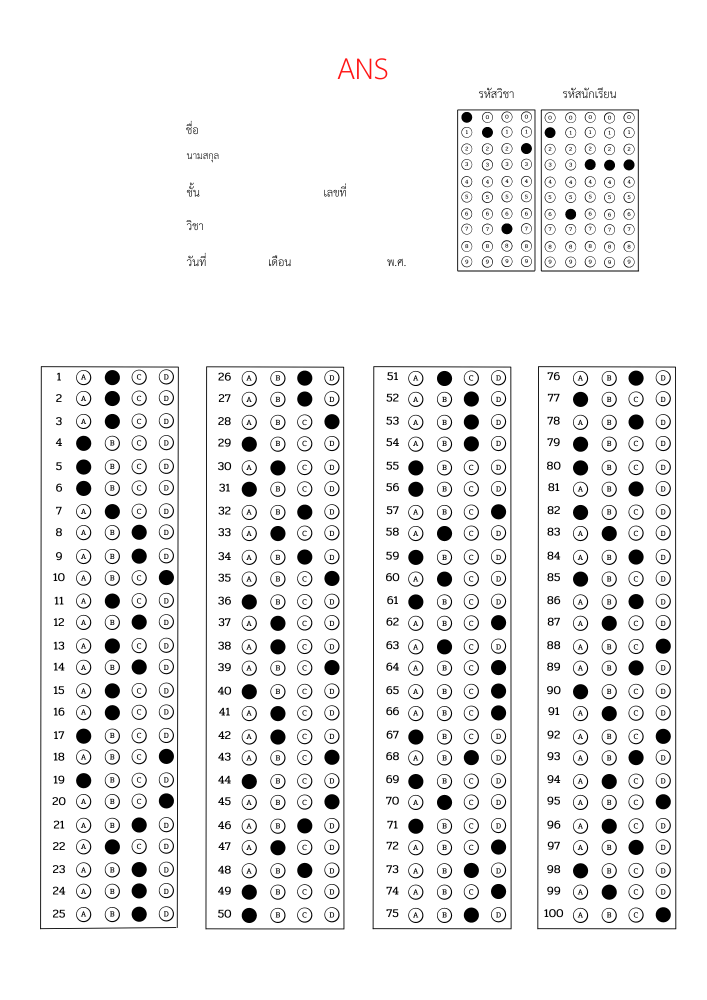
#> input picture Image_Folder/Ans_100marks.png, 1414 x 2000 px, found by its file name (shown at 1/2 size); its folder holds only this picture in this run
$ python OMR_Answer_Maker_Final.py   (older library calls are emulated)
#> lines starting #> are read from the running program, lines starting #| are printed output that depends on the picture; after the words box and inside, x2 and y2 are one past the last pixel; in counts of white or black regions, pixels touching at a corner belong together
#Library
import cv2
import numpy as np
from imutils import perspective
from imutils import contours
import imutils
import os

#Variables
FOLDER = r'C:\Users\pam-s\Desktop\NSHPAM\work\OMR 50k\Image_Folder'

#Spilt Image Function
def SplitBox(img,choices,questions,vertical):
    h = img.shape[0]
    w = img.shape[1]
    if h%questions != 0:
        num = round(h/questions)
        h = num*questions
    if w%choices != 0:
        num = round(w/choices)
        w = num*choices
    img = cv2.resize(img,(w,h))
    boxes = []

    #Vertical check
    if vertical == True:
        cols = np.hsplit(img,choices)
        for col in cols:
            rows = np.vsplit(col,questions)
            for choice_box in rows:
                boxes.append(choice_box)

    #Horizontal check
    else:
        rows = np.vsplit(img,questions)
        for r in rows:
            cols = np.hsplit(r,choices)
            for choice_box in cols:
                boxes.append(choice_box)
    return boxes

#Image in folder
for imgs in os.listdir(FOLDER):
    image = cv2.imread(os.path.join(FOLDER,imgs))
#> image is the input picture: shape (2000, 1414, 3); mean B, G, R 238.4, 238.4, 238.5

    gray = cv2.cvtColor(image, cv2.COLOR_BGR2GRAY)
    blur = cv2.GaussianBlur(gray, (7, 7), 0)

    edged = cv2.Canny(blur, 50, 100)
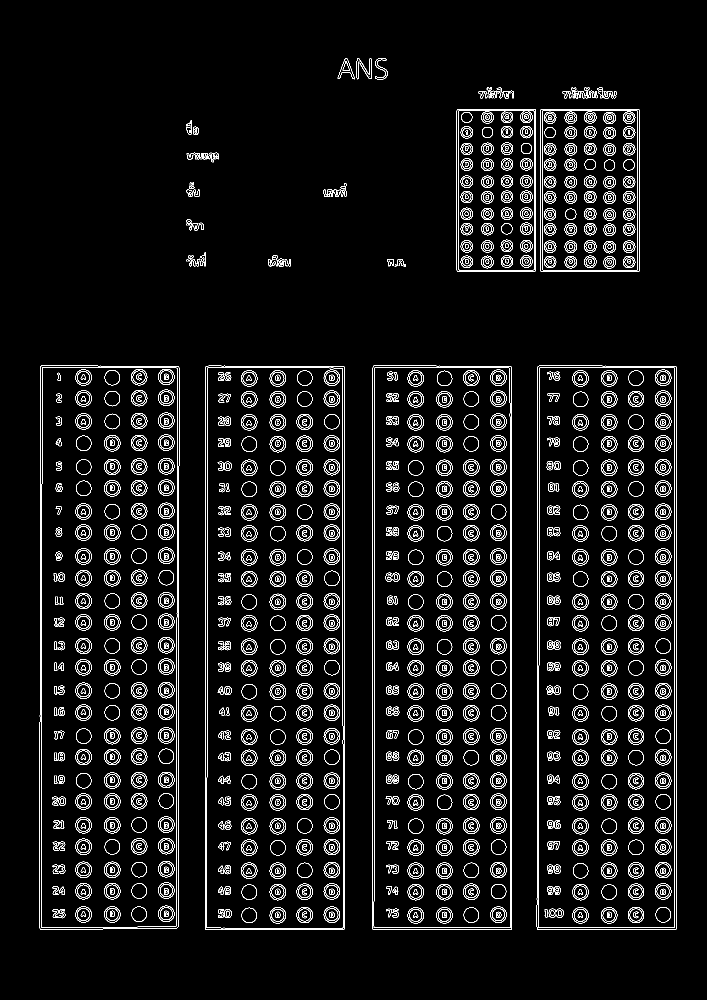
#> edged: shape (2000, 1414) (shown at 1/2 size); 5.2% white in thin lines or dots, all inside (x1, y1, x2, y2) = (79, 116, 1354, 1860)
    edged = cv2.dilate(edged, None, iterations=1) #has to be binary image(black and white only)
#> edged: shape (2000, 1414); 15.9% white; 781 white regions, largest, box (x1, y1, x2, y2) and area: (78, 730, 360, 1861) 18045, (409, 730, 691, 1861) 17452, (743, 730, 1025, 1861) 16800
    edged = cv2.erode(edged, None, iterations=1)
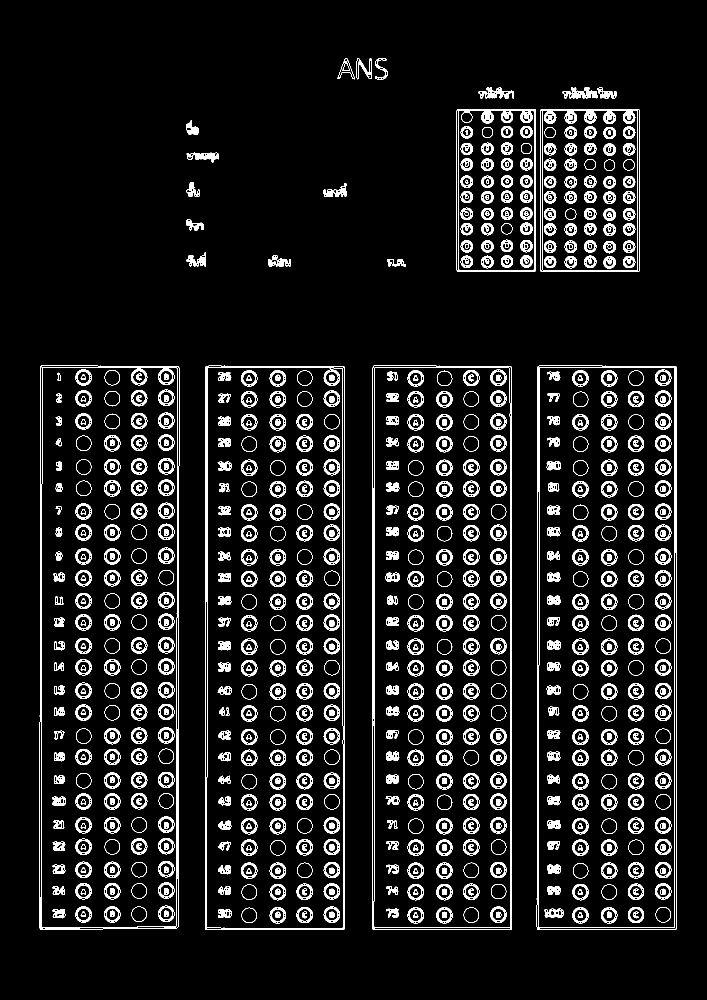
#> edged: shape (2000, 1414) (shown at 1/2 size); 8.8% white; 925 white regions

    #Contours
    cnts = cv2.findContours(edged.copy(), cv2.RETR_EXTERNAL,cv2.CHAIN_APPROX_SIMPLE)
#> cnts = 20 contours; largest, box (x1, y1, x2, y2) and area: (410, 731, 690, 1860) 313984, (1073, 731, 1354, 1860) 313974, (744, 731, 1024, 1860) 313830, (79, 731, 359, 1860) 312048, (1080, 218, 1279, 544) 64341
    cnts = imutils.grab_contours(cnts)#เอามาเฉพาะcnts
    cnts = contours.sort_contours(cnts)[0]#ถ้าไม่ใส่จะเรียงจากหลังมาหน้า

    save_index = 0
    total = 0
    draw_img = image.copy()
    area = []

    #Filters
    for c in cnts:
        if cv2.contourArea(c) < 1500:
                continue
        area.append(cv2.contourArea(c))
#> this loop made 20 passes
#> after the loop, area = [312047.5, 313983.5, 313829.5, 51341.5, 313973.5, 64341]
    area.sort(reverse=True)
    address = {'SID':'','SUBID':''}

    for c in cnts:

        #Filters
        if cv2.contourArea(c) not in area:
            continue

        #Find corner points
        orig = image.copy()

        box = cv2.minAreaRect(c)    #Fit object with rectangle
        box = cv2.cv.BoxPoints(box) if imutils.is_cv2() else cv2.boxPoints(box)
        box = np.array(box, dtype="int")

        box = perspective.order_points(box)

        (tl, tr, br, bl) = box
        pt1 = list(tl)
        pt2 = list(tr)
        pt3 = list(bl)#topleft topright
        pt4 = list(br)
        corner = [pt1,pt2,pt3,pt4]

        #Perspective
        picture1 = np.float32(corner)
        height,width = orig.shape[0],orig.shape[1]
        picture2 = np.float32([[0,0] , [width,0] , [0,height] , [width,height]])
        matrix = cv2.getPerspectiveTransform(picture1,picture2)
        output = cv2.warpPerspective(orig,matrix,(width,height))

        gray_output = cv2.cvtColor(output, cv2.COLOR_BGR2GRAY)

        thres_img = cv2.threshold(gray_output,170,255,cv2.THRESH_BINARY_INV)[1]

        #Bubble Column
        if cv2.contourArea(c) in area[:-2]:
            questions = 25
            choices = 5

            #Split images
            boxes = SplitBox(thres_img,choices,questions,False)

            countR = 0
            countC = 0
            myPixelVal = np.zeros((questions,choices))

            #Count white pixel
            for img in boxes:
                totalPixels = cv2.countNonZero(img)
                myPixelVal[countR][countC] = totalPixels
                countC+=1
                if (countC==choices):countC=0;countR+=1

            #Find max white pixel
            myIndex = []
            for pixel_list in myPixelVal:
                currentlist = list(pixel_list)
                margin = 0.75*np.max(myPixelVal)
                anscount = sum([1 if i>margin else 0 for i in currentlist])
                if anscount != 1:
                        myIndex.append('f')
                else:
                    myIndex.append(currentlist.index(max(currentlist)))
            print(myIndex)

        #Address Column
        elif cv2.contourArea(c) not in area[:-2]:
            #SID
            if cv2.contourArea(c) == area[-2]:
                questions = 10
                choices = 5
            #Subject ID
            elif cv2.contourArea(c) == area[-1]:
                questions = 10
                choices = 4

            #Split images
            boxes = SplitBox(thres_img,choices,questions,True)

            #Count white pixel
            countR = 0
            countC = 0
            myPixelVal = np.zeros((choices,questions))
            for img in boxes:
                totalPixels = cv2.countNonZero(img)
                myPixelVal[countC][countR] = totalPixels
                countR+=1
                if (countR==questions):countR=0;countC+=1

            #Answer Checking
            myIndex = []
            for pixel_list in myPixelVal:
                currentlist = list(pixel_list)
                margin = 0.7*np.max(myPixelVal)
                anscount = sum([1 if i>margin else 0 for i in currentlist])
                if anscount != 1:
                        myIndex.append('f')
                else:
                    myIndex.append(currentlist.index(max(currentlist)))
            #print(myIndex)

            #Append Address
            for num in range(len(myIndex)):
                if len(myIndex) == 4:
                    address['SID']+=str(myIndex[num])
                elif len(myIndex) == 5:
                    address['SUBID']+=str(myIndex[num])
        if len(myIndex) == 25:
            ans = myIndex
            print(ans)
#> this loop made 20 passes
#> (picture1, questions, choices) on passes 1, 7, 12, 15, 17, 18: ([[80, 730], [358, 731], [78, 1858], [356, 1859]], 25, 5), ([[410, 731], [689, 731], [410, 1859], [689, 1859]], 25, 5), ([[743, 730], [1022, 730], [743, 1858], [1022, 1858]], 25, 5), ([[913, 218], [1071, 218], [913, 543], [1071, 543]], 10, 4), ([[1073, 731], [1353, 731], [1073, 1859], [1353, 1859]], 25, 5), ([[1080, 218], [1278, 218], [1080, 543], [1278, 543]], 10, 5)
#> (printed output is left out)
#> pass 1, in SplitBox, `img = cv2.resize(img,(w,h))`:
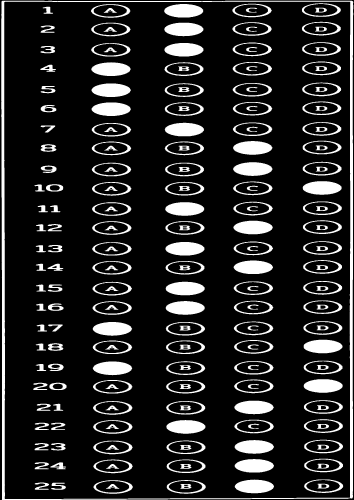
#> img: shape (2000, 1415) (shown at 1/4 size); min 0, max 255, mean 38.3
#> after the loop:
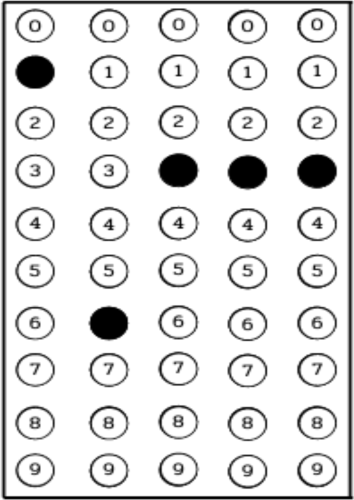
#> gray_output: shape (2000, 1414) (shown at 1/4 size); min 0, max 255, mean 223.6
#> after the loop:
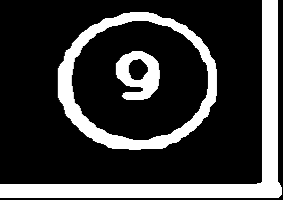
#> img: shape (200, 283); min 0, max 255, mean 58.3
#> after the loop:
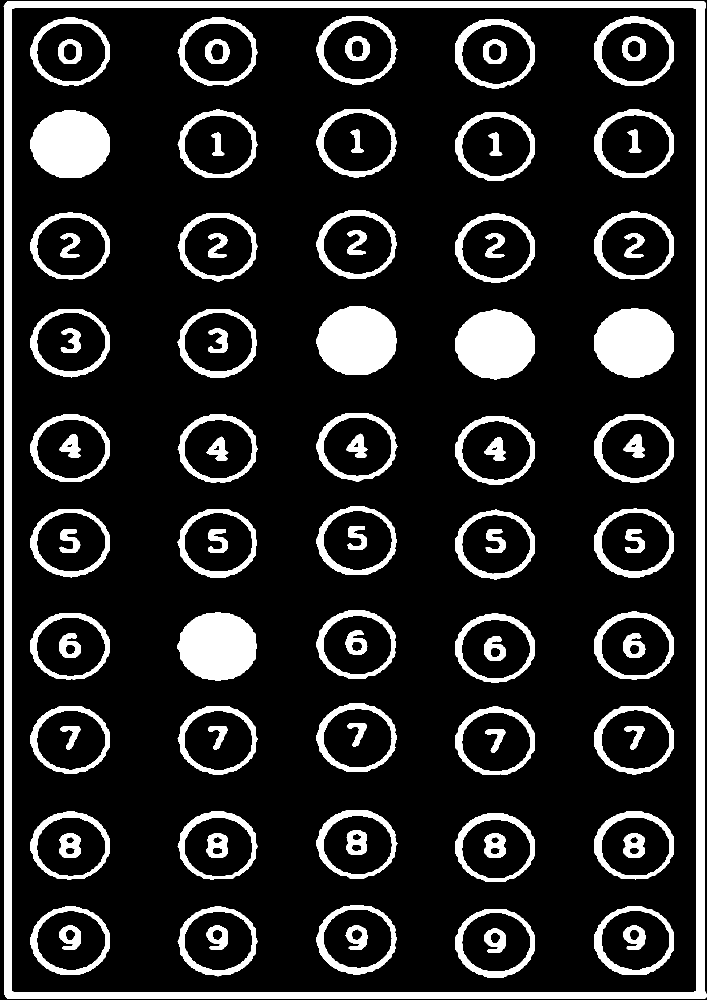
#> thres_img: shape (2000, 1414) (shown at 1/2 size); 15.6% white; 96 white regions, largest, box (x1, y1, x2, y2) and area: (7, 3, 1413, 1998) 100852, (1189, 617, 1348, 755) 17335, (633, 612, 794, 750) 17273
#> after the loop, address = {'SID': '0172', 'SUBID': '16333'}

    #Saving
    save_index+=1
    print(address)
#| {'SID': '0172', 'SUBID': '16333'}
    student_name = imgs[:imgs.find('.')]
    print(student_name)

print('finish')

$ run again, on Image_Folder/Ans_50marks.png
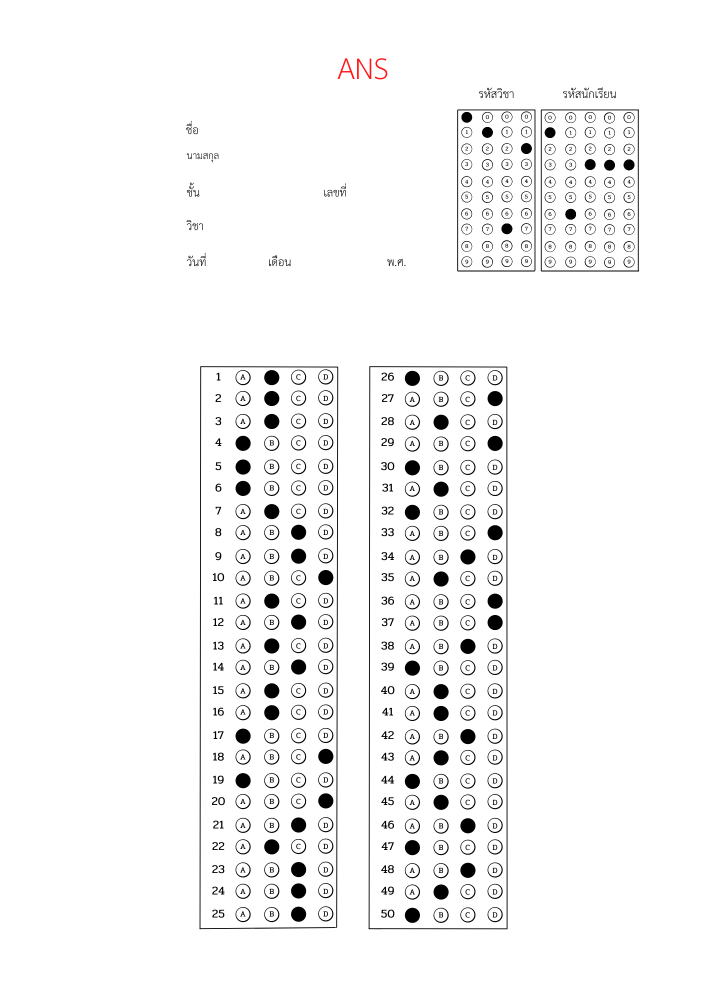
#> input picture Image_Folder/Ans_50marks.png, 1414 x 2000 px, found by its file name (shown at 1/2 size)
#> image is the input picture: shape (2000, 1414, 3); mean B, G, R 246, 246, 246.1
#> `edged = cv2.Canny(blur, 50, 100)`:
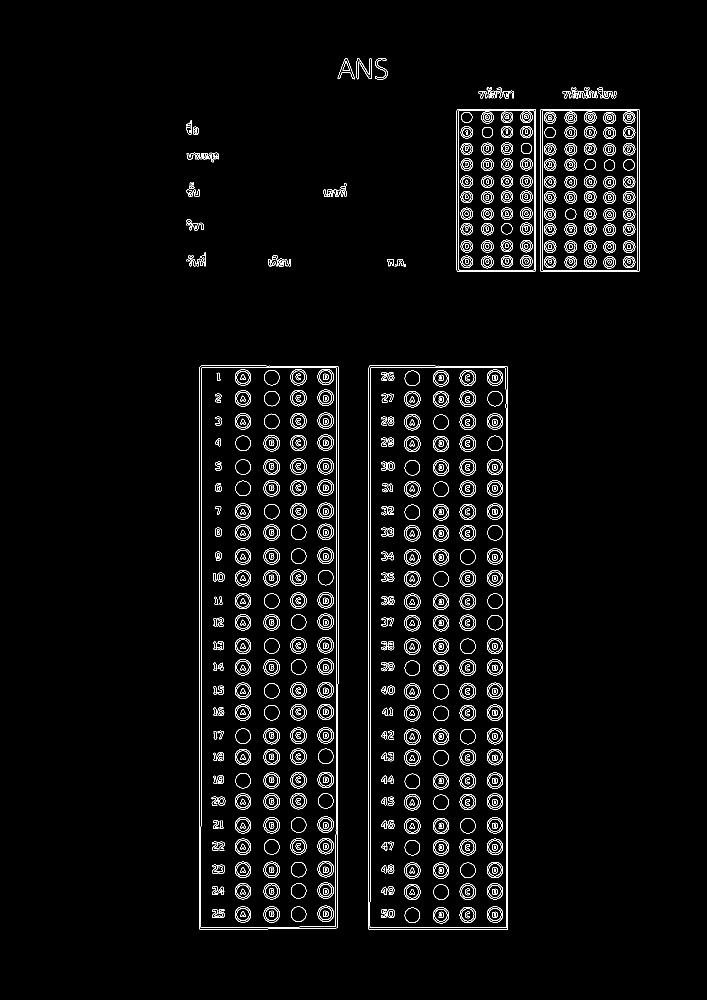
#> edged: shape (2000, 1414) (shown at 1/2 size); 3% white in thin lines or dots, all inside (x1, y1, x2, y2) = (372, 116, 1279, 1860)
#> `edged = cv2.erode(edged, None, iterations=1)`:
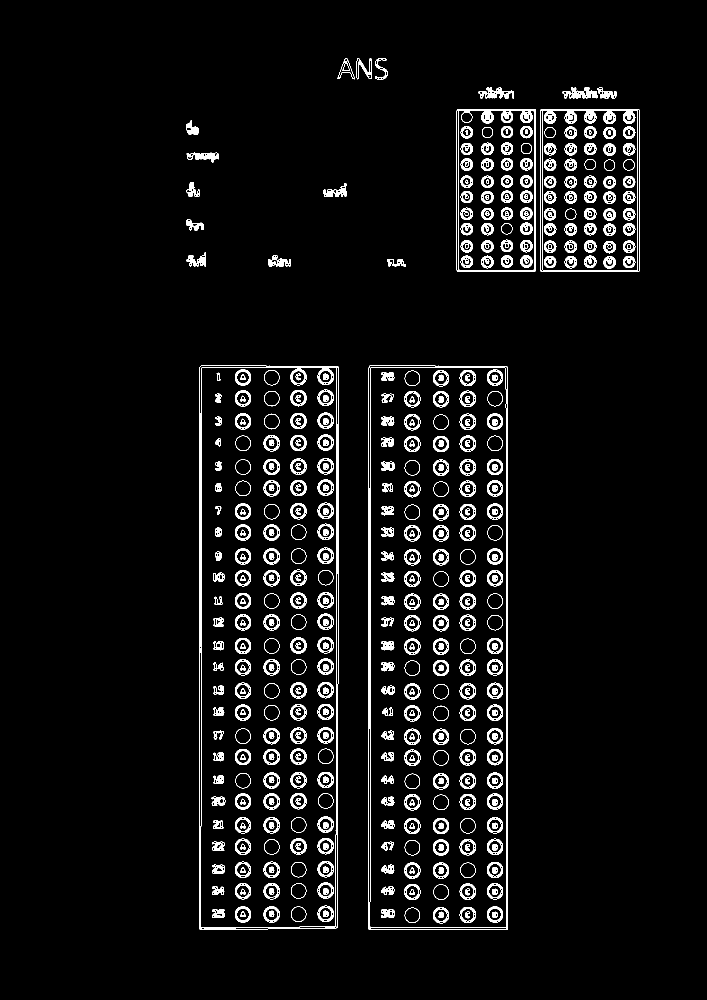
#> edged: shape (2000, 1414) (shown at 1/2 size); 5.1% white; 524 white regions
#> cnts = 18 contours; largest, box (x1, y1, x2, y2) and area: (736, 731, 1016, 1860) 313828, (398, 731, 678, 1860) 312044, (1080, 218, 1279, 544) 64341, (913, 218, 1072, 544) 51342, (1125, 175, 1196, 197) 843
#> the loop `for c in cnts:` made 18 passes
#> after the loop `for c in cnts:`: area = [312043.5, 313828.5, 51341.5, 64341]
#> the loop `for c in cnts:` made 18 passes
#> (picture1, questions, choices) on passes 6, 11, 14, 16: ([[399, 730], [677, 731], [396, 1858], [675, 1859]], 25, 5), ([[736, 731], [1015, 731], [736, 1859], [1015, 1859]], 25, 5), ([[913, 218], [1071, 218], [913, 543], [1071, 543]], 10, 4), ([[1080, 218], [1278, 218], [1080, 543], [1278, 543]], 10, 5)
#> (printed output is left out)
#> after the loop `for c in cnts:`: address = {'SID': '0172', 'SUBID': '16333'}
#| {'SID': '0172', 'SUBID': '16333'}
